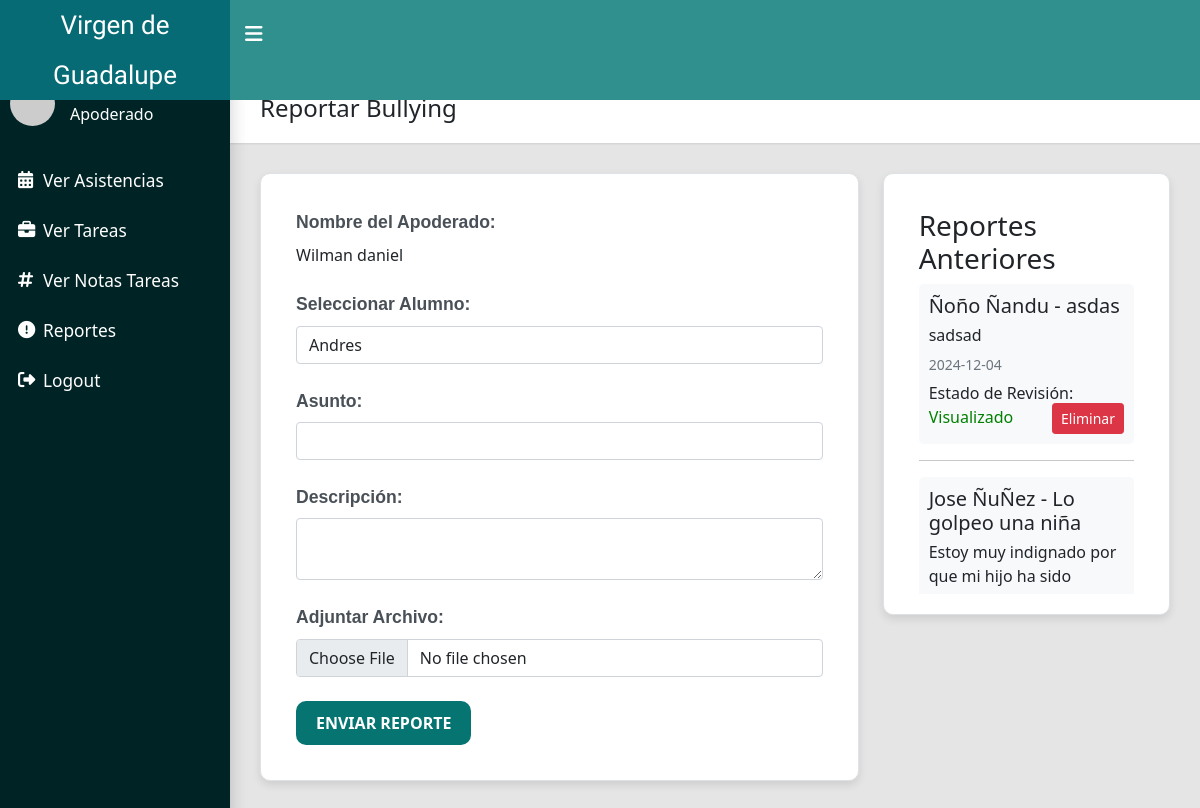
Page /apoderado/reportes.php (signed in) on the committed database.
### tables this page shows
CREATE TABLE `reportes_bullying` (
  `reporte_id` int(11) NOT NULL,
  `apoderado_id` int(11) DEFAULT NULL,
  `alumno_id` int(11) DEFAULT NULL,
  `asunto` varchar(255) DEFAULT NULL,
  `descripcion` text DEFAULT NULL,
  `archivo` varchar(255) DEFAULT NULL,
  `fecha_reporte` date DEFAULT NULL,
  `reporte_visto` enum('visualizado','no visualizado') DEFAULT 'no visualizado'
);

CREATE TABLE `alumnos` (
  `alumno_id` int(11) NOT NULL,
  `nombre_alumno` varchar(100) NOT NULL,
  `edad` int(11) NOT NULL,
  `direccion` varchar(100) NOT NULL,
  `documento` varchar(20) NOT NULL,
  `apoderado_id` int(11) NOT NULL,
  `fecha_nac` date NOT NULL,
  `fecha_registro` date NOT NULL,
  `estado` int(11) NOT NULL DEFAULT 1
);

### apoderado/reportes.php (the view, shortened to what this page needs)
<?php
require_once 'includes/header.php';
require_once '../includes/conexion.php';
$apoderado_id = $_SESSION['apoderado_id'];
$sql = "SELECT * FROM alumnos WHERE apoderado_id = ?";
$query = $pdo->prepare($sql);
$query->execute([$apoderado_id]);
$alumnos = $query->fetchAll();
$sqlReportes = "SELECT r.*, a.nombre_alumno FROM reportes_bullying r
JOIN alumnos a ON r.alumno_id = a.alumno_id
WHERE r.apoderado_id = ?";
$queryReportes = $pdo->prepare($sqlReportes);
$queryReportes->execute([$apoderado_id]);
$reportes = $queryReportes->fetchAll();
?>
<main class="app-content">
    <div class="app-title">
        <div>
            <h1 class="mt-4"><i class="bi bi-flag"></i> Reportar Bullying</h1>
        </div>
    </div>
    <div class="row">
        <div class="col-md-8">
            <div class="tile">
                <div class="tile-body">
                    <form id="reporteBullyingForm" enctype="multipart/form-data">
                        <div class="form-group">
                            <label for="nombreApoderado">Nombre del Apoderado:</label>
                            <span id="nombreApoderado"><?= $_SESSION['nombre_apoderado'] ?></span>
                        </div>
                        <div class="form-group">
                            <label for="alumno">Seleccionar Alumno:</label>
                            <select id="alumno" name="alumno_id" class="form-control" required>
                                <?php foreach ($alumnos as $alumno) { ?>
                                    <option value="<?= $alumno['alumno_id']; ?>"><?= $alumno['nombre_alumno']; ?></option>
                                <?php } ?>
                            </select>
                        </div>
                        <div class="form-group">
                            <label for="asunto">Asunto:</label>
                            <input type="text" id="asunto" name="asunto" class="form-control" required>
                        </div>
                        <div class="form-group">
                            <label for="descripcion">Descripción:</label>
                            <textarea id="descripcion" name="descripcion" class="form-control" required></textarea>
                        </div>
                        <div class="form-group">
                            <label for="archivo">Adjuntar Archivo:</label>
                            <input type="file" id="archivo" name="archivo" class="form-control">
                        </div>
                        <button type="submit" class="btn-enviar-reporte">Enviar Reporte</button>
                    </form>
                </div>
            </div>
        </div>
        <div class="col-md-4">
            <div class="tile">
                <div class="tile-body" style="height: 400px; overflow-y: auto;">
                    <h3>Reportes Anteriores</h3>
                    <div id="reportesPrevios">
                        <?php foreach ($reportes as $reporte) { ?>
                            <div class="reporte-previo">
                                <h5><?= $reporte['nombre_alumno'] ?> - <?= $reporte['asunto'] ?></h5>
                                <p><?= $reporte['descripcion'] ?></p>
                                <small><?= $reporte['fecha_reporte'] ?></small>
                                <p>Estado de Revisión:
                                    <span style="color: <?= $reporte['reporte_visto'] === 'visualizado' ? 'green' : 'red'; ?>">
                                        <?= ucfirst($reporte['reporte_visto']); ?>
                                    </span>
                                </p>
                                <button class="btn btn-danger btn-sm" onclick="eliminarReporte(<?= $reporte['reporte_id'] ?>)">Eliminar</button>
                            </div>
                            <hr>
                        <?php } ?>
                    </div>
                </div>
            </div>
        </div>
    </div>
</main>
<?php
require_once 'includes/footer.php';
?>

### apoderado/css/styleapode.css (style rules this page uses)
.reporte-previo { background: #f8f9fa; padding: 10px; border-radius: 5px; margin-bottom: 5px; position: relative; word-wrap: break-word; }
.reporte-previo h5 { margin: 0; }
.reporte-previo p { margin: 5px 0; }
.reporte-previo small { color: #6c757d; }
.reporte-previo .btn { position: absolute; bottom: 10px; right: 10px; }
.tile { border: 1px solid #dee2e6; border-radius: 10px; padding: 20px; background-color: #ffffff; box-shadow: 0 4px 8px rgba(0, 0, 0, 0.1); }
.tile-body { max-height: calc(100vh - 200px); overflow-y: auto; padding: 15px; }
label { font-family: 'Arial', sans-serif; color: #495057; }
select { font-size: 1rem; padding: 10px; border: 1px solid #ced4da; transition: all 0.3s ease; }
.form-group { margin-bottom: 1.5rem; }
.form-group label { font-weight: bold; font-size: 1.1rem; color: #495057; margin-bottom: 0.5rem; display: block; }
.form-control { border-radius: 8px; padding: 10px; font-size: 1rem; }
.btn-enviar-reporte { background-color: #067470; color: white; border: none; border-radius: 10px; padding: 10px 20px; font-size: 1rem; font-weight: 600; text-transform: uppercase; cursor: pointer; transition: background-color 0.3s ease, transform 0.3s ease; }

### rows in the picture
reportes_bullying: alumno.nombre_alumno "Ñoño Ñandu", asunto "asdas", descripcion "sadsad", fecha_reporte "2024-12-04", reporte_visto "Visualizado"
reportes_bullying: alumno.nombre_alumno "Jose ÑuÑez", asunto "Lo golpeo una niña", descripcion "Estoy muy indignado por que mi hijo ha sido…"

### other values in the picture
$_SESSION['nombre_apoderado'] "Wilman daniel"
form field alumno_id "Andres"
